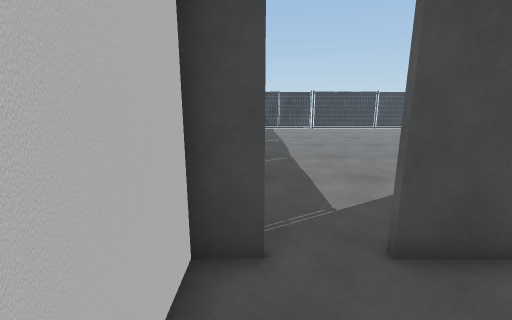
[1] (above)

16 first-person views from a walk through a 3-D level made in the Unity game engine. The camera is 1.3 m above the floor, tilts 12° down and sees 90° across. Doors are open. The floor is counted in squares, 0.62 m on a side. Each view is taken from the middle of a square. On the plan, view 1 faces up. The plan holds only what a view shows up to about 16 squares ahead; the rest is blank. The player character is not drawn. Some surface patterns are stand-ins.

[2]
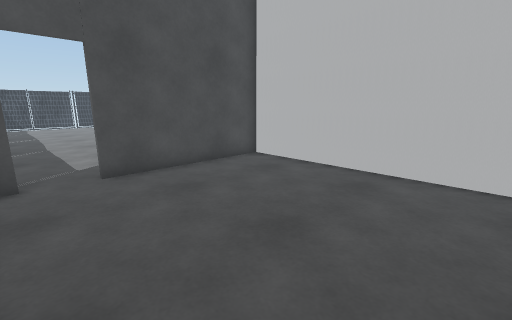

[3]
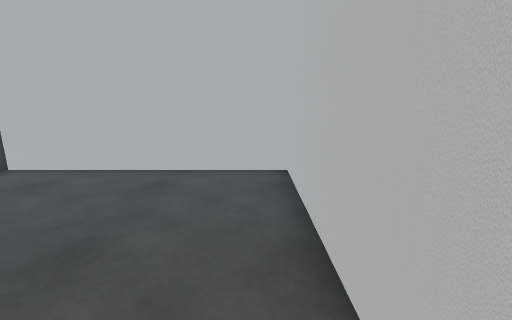

[4]
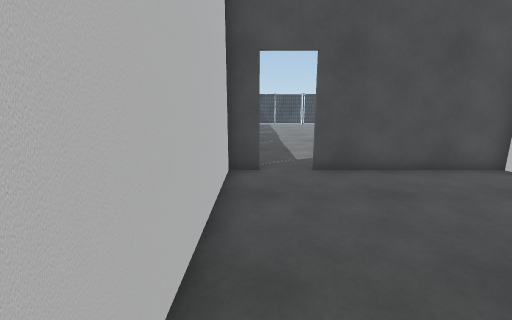

[5]
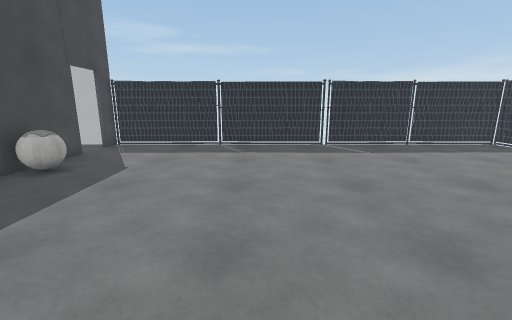

[6]
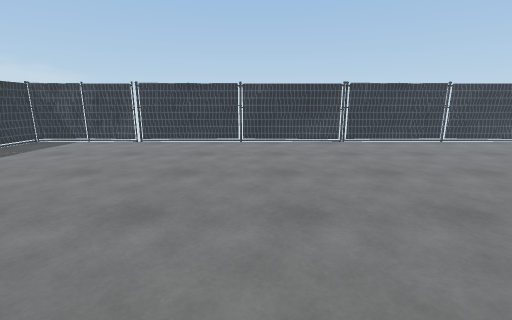

[7]
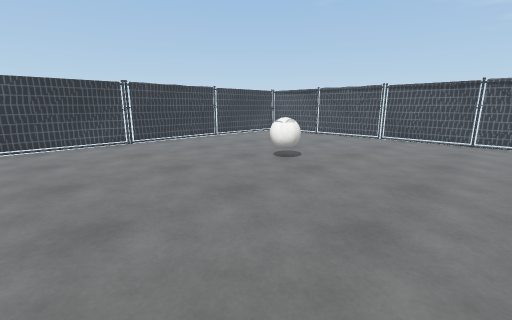

[8]
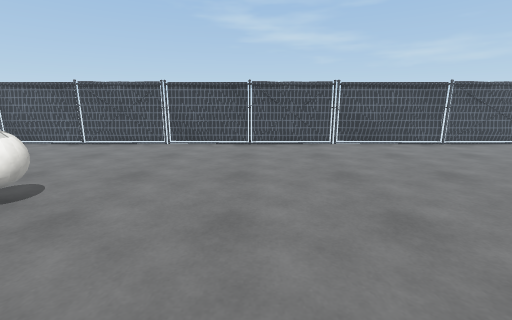

[9]
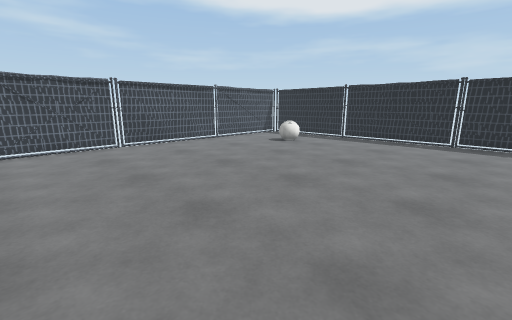

[10]
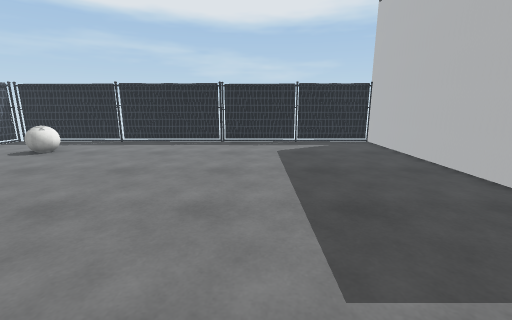

[11]
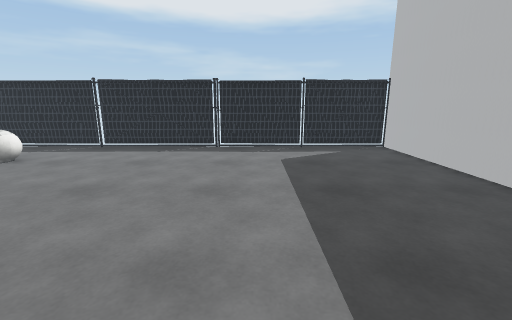

[12]
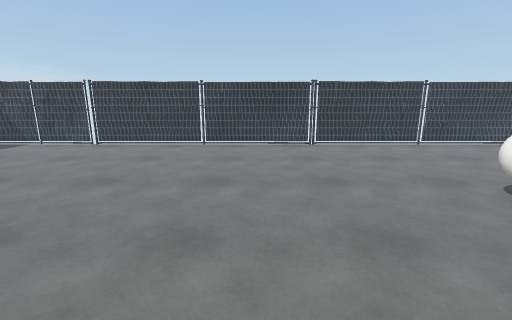

[13]
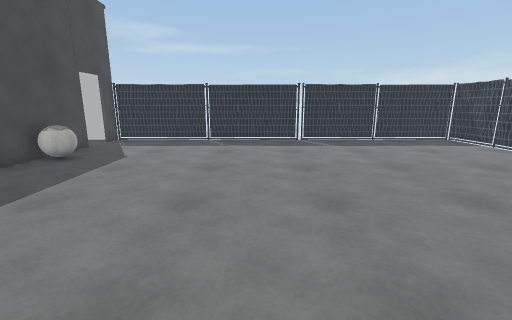

[14]
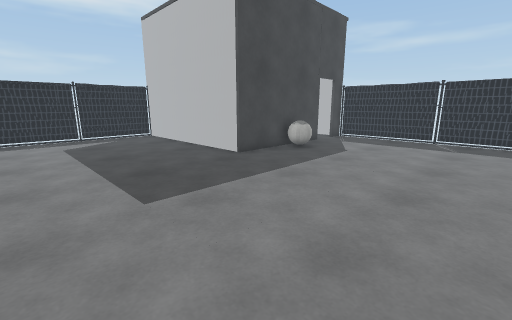

[15]
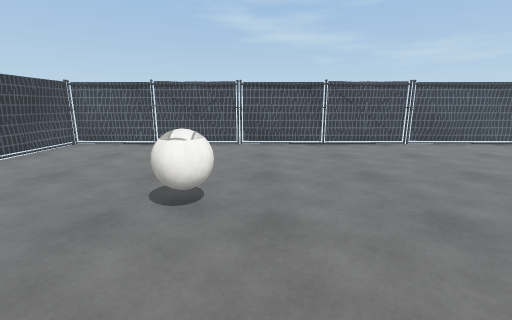

[16]
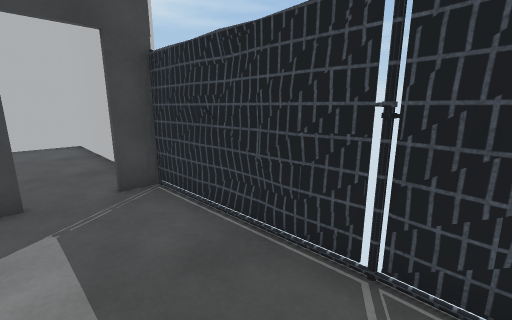

### Floor plan
Key: @ floor where view 1 was taken; # wall or solid block; x gap in a wall; . floor; D open door; = window, fence, low wall or low ledge; F fence; B ball.
Columns run from 1 left of view 1 to 29 right of it. Each row starts with its distance up from view 1.
 24 FFFFFF#########################
 23 #.............................#
 22 #.............................#
 21 #.............................#
 20 #.............................#
 19 #.............................#
 18 #.............................#
 17 #.............................#
 16 #....................B........#
 15 x....................B........#
 14 #.............................#
 13 #.............................#
 12 #.............................#
 11 #.............................#
 10 #.............................#
  9 #.............................#
  8 #.............................#
  7 #.............................#
  6 #.............................x
  5 #.....B.......................#
  4 #.D..BB=......................#
  3 ##D#######....................#
  2 #........#....................#
  1 #........#....................#
  0 #@.......#....................#
 -1 #........#....................#
 -2 #........#...............BB...#
 -3 #........#...............BB...#
 -4 #........#....................#
 -5 #........#....................#
 -6 ###############################

Where each view was taken, in squares from view 1:
view 1: 0 up, 0 right, facing up
view 2: 5 down, 0 right, facing up-right
view 3: 5 down, 0 right, facing right
view 4: 5 down, 0 right, facing up
view 5: 11 up, 13 right, facing left
view 6: 9 up, 12 right, facing up
view 7: 9 up, 12 right, facing up-right
view 8: 10 up, 15 right, facing right
view 9: 10 up, 15 right, facing down-right
view 10: 9 up, 15 right, facing down
view 11: 7 up, 15 right, facing down
view 12: 10 up, 14 right, facing up
view 13: 12 up, 15 right, facing left
view 14: 12 up, 16 right, facing down-left
view 15: 14 up, 15 right, facing right
view 16: 10 up, 2 right, facing down-left
